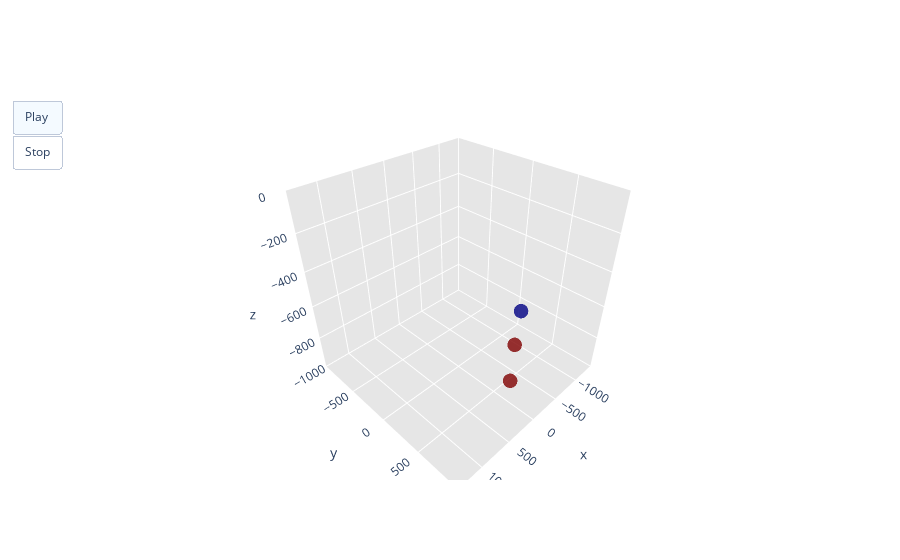

The code cell stored with this chart in its notebook:
### Code cell
# this cell was copied and pasted straight from the FreeMoCap output .ipynb file

def calculate_axes_means(skeleton_3d_data):
    mx_skel = np.nanmean(skeleton_3d_data[:,0:33,0])
    my_skel = np.nanmean(skeleton_3d_data[:,0:33,1])
    mz_skel = np.nanmean(skeleton_3d_data[:,0:33,2])

    return mx_skel, my_skel, mz_skel

ax_range = 1500

mx_skel, my_skel, mz_skel = calculate_axes_means(freemocap_3d_body_data)

# Create a list of frames
frames = [go.Frame(data=[go.Scatter3d(
    x=freemocap_3d_body_data[i, [11, 13, 15], 0],
    y=freemocap_3d_body_data[i, [11, 13, 15], 1],
    z=freemocap_3d_body_data[i, [11, 13, 15], 2],
    mode='markers',#+text',
    marker=dict(
        size=5,  # Adjust marker size as needed
        color=freemocap_3d_body_data[i, 11:17:2, 1],
        colorscale='Jet',
        opacity=0.8
    )
)], name=str(i),
# add spherical coord annotations -BD
layout = go.Layout(annotations = [
    dict(
        text = "( Shoulder_arm_angle, Bicep force, Elbow_angle ): ",
        x = 0.1, y = 1,
        showarrow = False
    ),
    dict(
        text = "\t" + str(freemocap_3d_body_data[i, 26, :]),
        x = 0.1, y = 0.9,
        showarrow = False
    ),
    dict(
        text = "Rho: " + str(freemocap_3d_body_data[i, 27, :]),
        x = 0.1, y = 0.8,
        showarrow = False
    ),
    dict(
        text = "Theta: " + str(freemocap_3d_body_data[i, 28, :]),
        x = 0.1, y = 0.7,
        showarrow = False
    ),
    dict(
        text = "Phi: " + str(freemocap_3d_body_data[i, 29, :]),
        x = 0.1, y = 0.6,
        showarrow = False
    ),
])
) for i in range(freemocap_3d_body_data.shape[0])]

# Define axis properties
axis = dict(
    showbackground=True,
    backgroundcolor="rgb(230, 230,230)",
    gridcolor="rgb(255, 255, 255)",
    zerolinecolor="rgb(255, 255, 255)",
)

# Create a figure
fig = go.Figure(
    data=[go.Scatter3d(
        y=freemocap_3d_body_data[0, [11, 13, 15], 0],
        x=freemocap_3d_body_data[0, [11, 13, 15], 1],
        z=freemocap_3d_body_data[0, [11, 13, 15], 2],
        mode='markers',
        marker=dict(
            size=5,  # Adjust marker size as needed
            color=freemocap_3d_body_data[0, 11:17:2, 1],
            colorscale='Jet',
            opacity=0.8
        )
    )],
    layout=go.Layout(
        scene=dict(
            xaxis=dict(axis, range = [-1400, 1400]),          #range=[mx_skel-ax_range, mx_skel+ax_range]), # Adjust range as needed
            yaxis=dict(axis, range = [-1000, 1000]),       #range=[my_skel-ax_range, my_skel+ax_range]), # Adjust range as needed
            zaxis=dict(axis, range = [-1000, 0]),       #range=[mz_skel-ax_range, mz_skel+ax_range]),  # Adjust range as needed
            aspectmode='cube'
        ),
        updatemenus=[dict(
            type='buttons',
            showactive=True,
            buttons=[dict(
                label='Play',
                method='animate',
                args=[None, {"frame": {"duration": 30}}]
            ),
            # add pause button  -BD
            dict(
                args = [[None], {"frame": {"duration": 0, "redraw": False},
                                 "mode": "immediate",
                                 "transition": {"duration": 0}}],
                label = 'Stop',
                method = 'animate'
            )]
        )]
    ),
    frames=frames
)


fig.show()

### Figure 1 — Plotly figure (JSON) as saved in the notebook; plotly's stock layout.template omitted (floating-point values rounded to 4 significant figures)
{"data": [{"marker": {"color": [0, 124.3, 124.3], "colorscale": [[0, "rgb(0,0,131)"], [0.2, "rgb(0,60,170)"], [0.4, "rgb(5,255,255)"], [0.6, "rgb(255,255,0)"], [0.8, "rgb(250,0,0)"], [1, "rgb(128,0,0)"]], "opacity": 0.8, "size": 5}, "mode": "markers", "type": "scatter3d", "x": [0, 124.3, 124.3], "y": [733.9, 765.0, 752.3], "z": [-423.5, -572.9, -796.4]}], "layout": {"scene": {"aspectmode": "cube", "xaxis": {"backgroundcolor": "rgb(230, 230,230)", "gridcolor": "rgb(255, 255, 255)", "range": [-1400, 1400], "showbackground": true, "zerolinecolor": "rgb(255, 255, 255)"}, "yaxis": {"backgroundcolor": "rgb(230, 230,230)", "gridcolor": "rgb(255, 255, 255)", "range": [-1000, 1000], "showbackground": true, "zerolinecolor": "rgb(255, 255, 255)"}, "zaxis": {"backgroundcolor": "rgb(230, 230,230)", "gridcolor": "rgb(255, 255, 255)", "range": [-1000, 0], "showbackground": true, "zerolinecolor": "rgb(255, 255, 255)"}}, "updatemenus": [{"buttons": [{"args": [null, {"frame": {"duration": 30}}], "label": "Play", "method": "animate"}, {"args": [[null], {"frame": {"duration": 0, "redraw": false}, "mode": "immediate", "transition": {"duration": 0}}], "label": "Stop", "method": "animate"}], "showactive": true, "type": "buttons"}]}}
